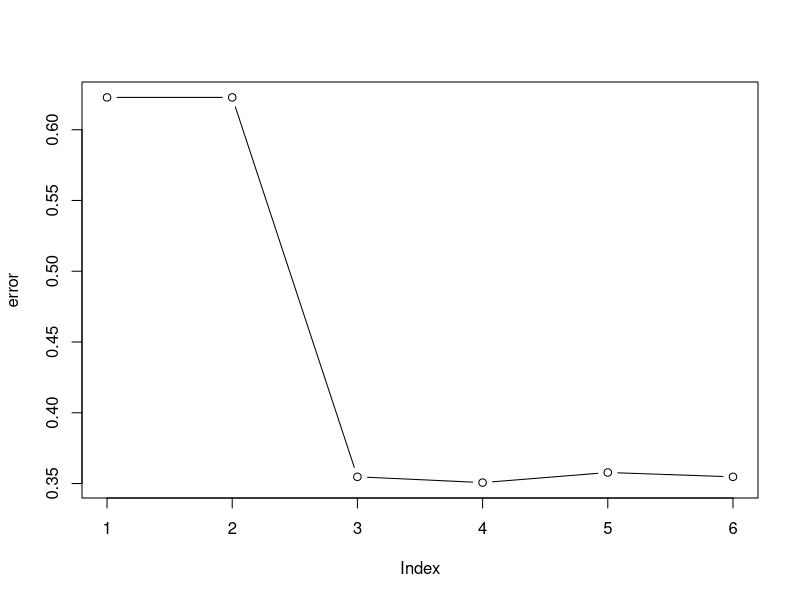
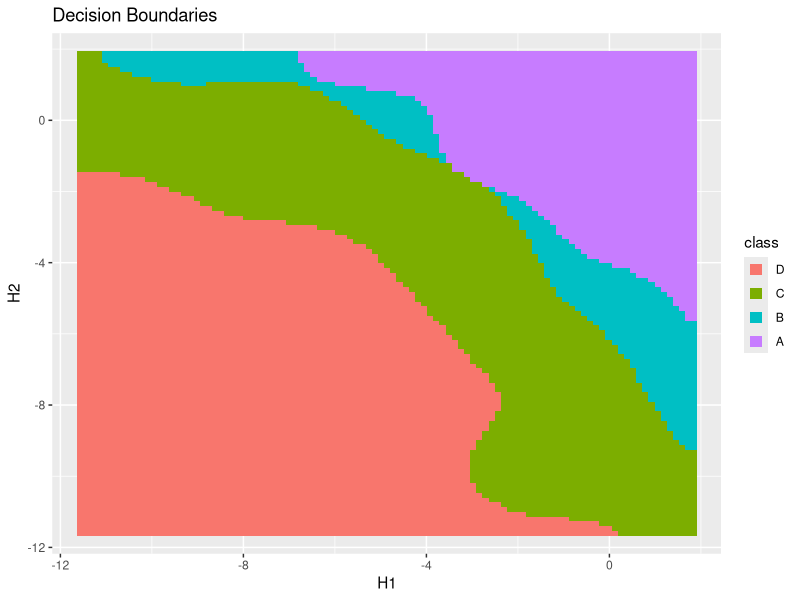
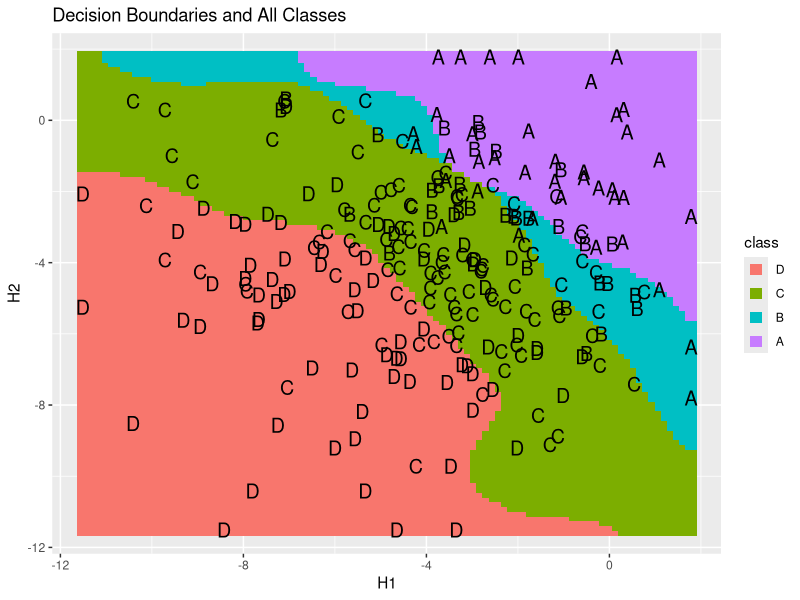
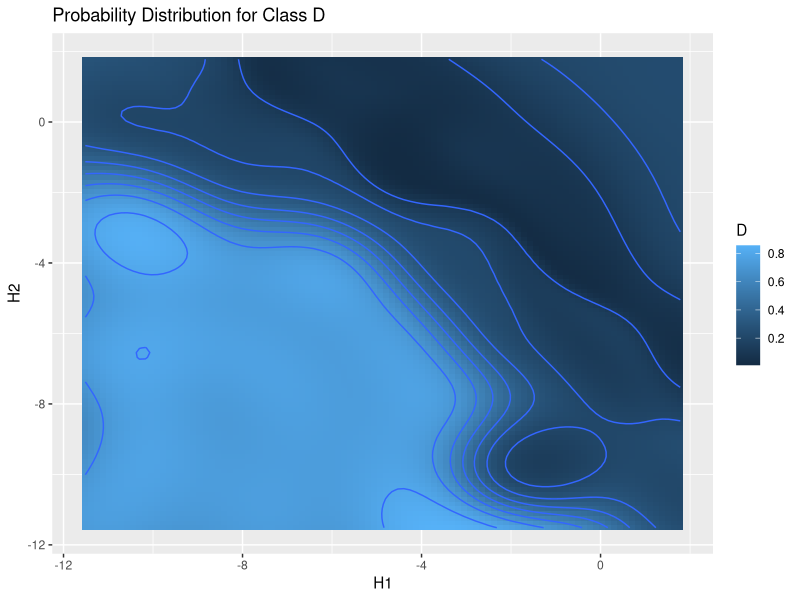
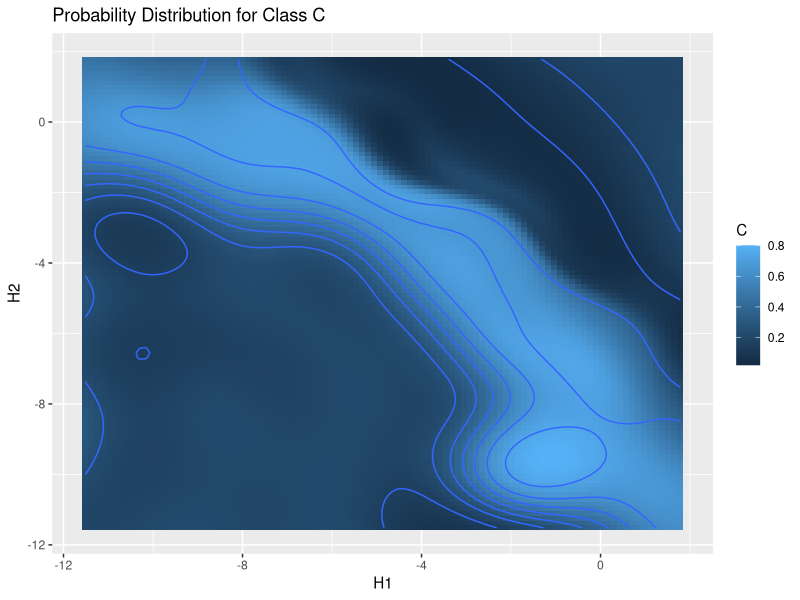
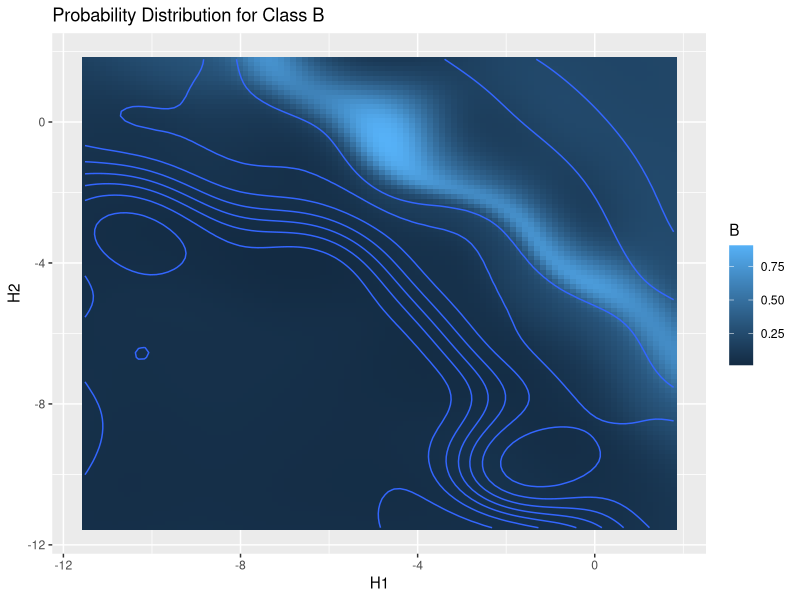
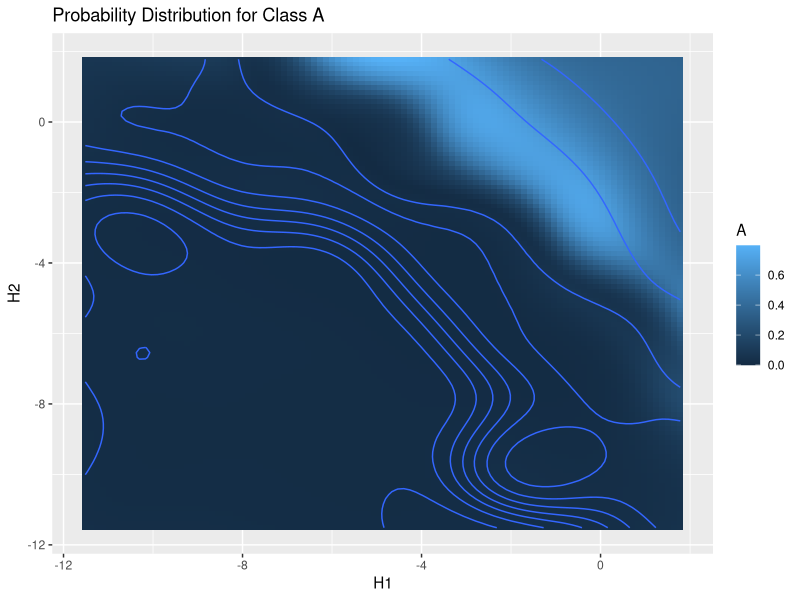

Here is the R script that generated these plots, in order: (Note: this script raises an error after producing the figures.)
####################################################
####More General Kernel Method Approaches
####################################################
rm(list=ls())
gc()
graphics.off()
if(!require("MASS"))
  (install.packages("MASS"))
if(!require("ggplot2"))
  (install.packages("ggplot2"))
if(!require("kernlab"))
  (install.packages("kernlab"))
if(!require("e1071"))
  (install.packages("e1071"))

###Import Data
RAW_DATA<-read.csv("Raw_Data.csv")
RAW_DATA$Frequency.1*RAW_DATA$Frequency.2
permute<-rbinom(nrow(RAW_DATA),1,prob=0.5)==1
RAW_DATA[permute,]<-RAW_DATA[permute,c(1:6,8,7,10,9,11:13)]
DATA<-RAW_DATA[c("RID","Race","Frequency.1",
                 "Frequency.2","Rank.1","Rank.2",
                 "Total.Genotype.Frequency","Productivity.Group")]

DATA$Productivity.Group<-ordered(DATA$Productivity.Group,levels=c("D","C","B","A"))
colnames(DATA)<-c("RID","Race","H1","H2","Rank_H1","Rank_H2","GF","Productivity")
DATA<-DATA[complete.cases(DATA),]###remove NA's
DATA<-DATA[DATA$GF!=0 & DATA$H1!=0 & DATA$H2!=0,]
rm(RAW_DATA)

###Format Predictors to be ln-scale
DATA$GF<-log(DATA$GF)
DATA$H1<-log(DATA$H1)
DATA$H2<-log(DATA$H2)


####Split Train and Test
set.seed(1103)
train_idx<-sample(1:nrow(DATA),floor(nrow(DATA)*0.8))
logical<-rep(FALSE,nrow(DATA))
logical[train_idx]<-TRUE
train_idx<-logical
test_idx<-!logical
rm(logical)
TRAIN<-DATA[train_idx,]
TEST<-DATA[test_idx,]


#####fit a ksvm kernel to output class probabilities (versus call)
######Fit a simple SVM using the e1071 package
ww<-table(TRAIN$Productivity)/nrow(TRAIN)
# ###this shows the effect of loss function
# weights["A"]=0.97
# weights["B"]=0.01
# weights["C"]=0.01
# weights["D"]=0.01

#ww=c("A"=0.25,"B"=0.25,"C"=0.25,"D"=0.25)
#TRAIN$Productivity<-as.character(TRAIN$Productivity)
cost=c(0.001,0.01,1,5,10,100)
error<-cost
for (i in 1:length(cost)){
mod<-ksvm(Productivity~H1+H2,data=TRAIN,kernel="rbfdot",class.weights =NULL,
              kpar="automatic",cross=3,C=cost[i],prob.model=TRUE)
print(paste("Loop",i,",C=",cost[i]))
error[i]<-mod@cross
}

plot(error,type="b")
C=cost[which(error==min(error))]

bestmod<-ksvm(Productivity~H1+H2,data=TRAIN,kernel="rbfdot", class.weights=NULL,
          kpar="automatic",cross=3,C=C,prob.model=TRUE)



#####Get test error
class<-predict(bestmod,newdata=TEST)
concordance<-numeric(length(class))
for (i in 1:nrow(TEST)){
  concordance[i]=as.numeric(TEST$Productivity[i] %in% class[i])                                   
}
print(round(mean(concordance),3))

correct<-round(mean(concordance),3)*100


######Plot 2-D grid of Classification Rule
create_grid<-function(x1,x2,n=1000){
  min_x1<-min(x1)
  max_x1<-max(x1)
  x1_seq<-seq(min_x1,max_x1,length.out=floor(sqrt(n)))
  min_x2<-min(x2)
  max_x2<-max(x2)
  x2_seq<-seq(min_x2,max_x2,length.out=floor(sqrt(n)))
  grid<-expand.grid(H1=x1_seq,H2=x2_seq)
  return(grid)
}


grid<-create_grid(DATA$H1,DATA$H2,n=10000)
grid$class<-predict(bestmod,newdata = grid)



###Get Actual Latent Projections
###Geom Contour doesn't plot this well
func=predict(bestmod,newdata = grid,type ="probabilities" )
func<-data.frame(grid,func)


base_layer<-ggplot(data=grid,aes(x=H1,y=H2,colour=class))+
  ggtitle("Decision Boundaries")+
  geom_point(size=3.5,alpha=1,shape=15)
print(base_layer)

train_plot<-base_layer+geom_text(data=TEST,aes(x=H1,y=H2,label=Productivity),size=5,colour="black")+
  ggtitle("Decision Boundaries and All Classes")
print(train_plot)


###look at each probability distribution independently

plot<-ggplot(data=func,aes(x=H1,y=H2,fill=D))+geom_tile()+stat_contour(aes(z=D))+
  ggtitle("Probability Distribution for Class D")
print(plot)

plot<-ggplot(data=func,aes(x=H1,y=H2,fill=C))+geom_tile()+stat_contour(aes(z=D))+
  ggtitle("Probability Distribution for Class C")
print(plot)

plot<-ggplot(data=func,aes(x=H1,y=H2,fill=B))+geom_tile()+stat_contour(aes(z=D))+
  ggtitle("Probability Distribution for Class B")
print(plot)

plot<-ggplot(data=func,aes(x=H1,y=H2,fill=A))+geom_tile()+stat_contour(aes(z=D))+
  ggtitle("Probability Distribution for Class A")
print(plot)


##########################################################################
#####Now Apply a gaussian Process to the data using RBF kernel
#####This has a natural probabilisitc interpretation that SVM doesn't have
##########################################################################



bestmod<-gausspr(Productivity~H1+H2,data=TRAIN,kernel="rbfdot",
              kpar="automatic")
bestmod
predict(bestmod,TEST,type="probabilities")
alpha(bestmod)


#####Get test error
class<-predict(bestmod,newdata=TEST)
concordance<-numeric(length(class))
for (i in 1:nrow(TEST)){
  concordance[i]=as.numeric(TEST$Productivity[i] %in% class[i])                                   
}
print(round(mean(concordance),3))

correct<-round(mean(concordance),3)*100


######Plot 2-D grid of Classification Rule
create_grid<-function(x1,x2,n=1000){
  min_x1<-min(x1)
  max_x1<-max(x1)
  x1_seq<-seq(min_x1,max_x1,length.out=floor(sqrt(n)))
  min_x2<-min(x2)
  max_x2<-max(x2)
  x2_seq<-seq(min_x2,max_x2,length.out=floor(sqrt(n)))
  grid<-expand.grid(H1=x1_seq,H2=x2_seq)
  return(grid)
}


grid<-create_grid(DATA$H1,DATA$H2,n=10000)
grid$class<-predict(bestmod,newdata = grid)



###Get Actual Latent Projections
###Geom Contour doesn't plot this well
func=predict(bestmod,newdata = grid,type ="probabilities" )
func<-data.frame(grid,func)


base_layer<-ggplot(data=grid,aes(x=H1,y=H2,colour=class))+
  ggtitle("Decision Boundaries")+
  geom_point(size=3.5,alpha=1,shape=15)
print(base_layer)

train_plot<-base_layer+geom_text(data=TEST,aes(x=H1,y=H2,label=Productivity),size=5,colour="black")+
  ggtitle("Decision Boundaries and All Classes")
print(train_plot)


###look at each probability distribution independently

plot<-ggplot(data=func,aes(x=H1,y=H2,fill=D))+geom_tile()+stat_contour(aes(z=D))+
  ggtitle("Probability Distribution for Class D")
print(plot)

plot<-ggplot(data=func,aes(x=H1,y=H2,fill=C))+geom_tile()+stat_contour(aes(z=D))+
  ggtitle("Probability Distribution for Class C")
print(plot)

plot<-ggplot(data=func,aes(x=H1,y=H2,fill=B))+geom_tile()+stat_contour(aes(z=D))+
  ggtitle("Probability Distribution for Class B")
print(plot)

plot<-ggplot(data=func,aes(x=H1,y=H2,fill=A))+geom_tile()+stat_contour(aes(z=D))+
  ggtitle("Probability Distribution for Class A")
print(plot)
